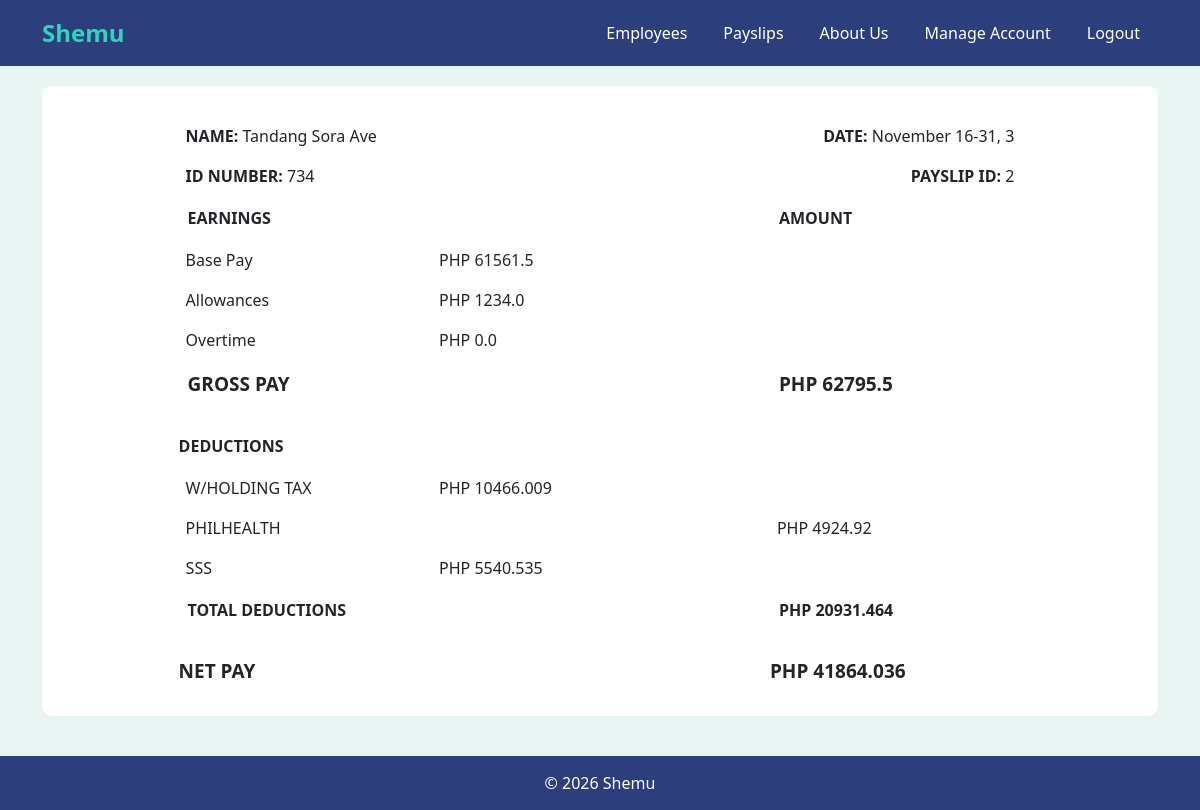
The page /view-payslip/2/2/ on the database its author committed.
### shemuapp/models.py (models this page shows, shortened)
class Payslip(models.Model): #Payslip Attributes
    id_number = models.ForeignKey('Employee', on_delete=models.CASCADE, related_name='payslips')
    month = models.CharField(max_length=20)
    date_range = models.CharField(max_length=50)
    year = models.CharField(max_length=4)
    pay_cycle = models.IntegerField()
    rate = models.FloatField()
    earnings_allowance = models.FloatField(default=0)
    deductions_tax = models.FloatField(default=0)
    deductions_health = models.FloatField(default=0)
    pag_ibig = models.FloatField(default=0)
    sss = models.FloatField(default=0)
    overtime = models.FloatField(default=0)
    total_pay = models.FloatField()
    def getCycleRate(self):
        return self.rate / 2

class Employee(models.Model):
    name = models.CharField(max_length=300)
    id_number = models.CharField(max_length=300)
    rate = models.DecimalField(max_digits=10, decimal_places=2)
    overtime_pay = models.DecimalField(max_digits=10, decimal_places=2,null=True, blank=True)
    allowance = models.DecimalField(max_digits=10, decimal_places=2, null=True, blank=True)

### shemuapp/views.py (the view)
# urls.py: path('view-payslip/<int:pk>/<int:payslip_id>/', views.view_payslip, name='view_payslip'),
def view_payslip(request, pk, payslip_id):
    account = get_object_or_404(Account, pk=pk)
    payslip = get_object_or_404(Payslip, id=payslip_id)
    gross_pay = payslip.getCycleRate() + payslip.earnings_allowance + payslip.overtime
    total_deductions = payslip.deductions_tax + payslip.pag_ibig + payslip.deductions_health + payslip.sss
    return render(request, 'view_payslip.html', {'payslip': payslip, 'pk': pk, 'gross_pay': gross_pay, 'total_deductions': total_deductions, 'current_user': account.getUsername()})

### shemuapp/models.py (called while the page is built)
    def getUsername(self):
        return self.username

### shemuapp/templates/view_payslip.html (shortened to what this page needs)
<!DOCTYPE html>
{% extends 'base.html' %}
{% block content %}
    <table style="width: 80%; border-collapse: collapse; margin: auto;">
        <tr>
            <td style="text-align: left; padding: 8px;">
                <strong>NAME:</strong> {{ payslip.id_number.name }}
            </td>
            <td style="text-align: right; padding: 8px;">
                <strong>DATE:</strong> {{ payslip.month }} {{ payslip.date_range }}, {{ payslip.year }}
            </td>
        </tr>
        <tr>
            <td style="text-align: left; padding: 8px;">
                <strong>ID NUMBER:</strong> {{ payslip.id_number.id_number }}
            </td>
            <td style="text-align: right; padding: 8px;">
                <strong>PAYSLIP ID:</strong> {{ payslip.pk }}
            </td>
        </tr>
    </table>
    <table style="width: 80%; border-collapse: collapse; margin: auto; ">
        <tr>
            <td style="padding: 10px; font-weight: bold; width: 30%">EARNINGS</td>
            <td style="width: 40%;"></td>
            <td style="padding: 10px; font-weight: bold;width: 30%;">AMOUNT</td>
        </tr>
        <tr>
            <td style="padding: 8px;">Base Pay</td>
            <td style="padding: 8px;"> PHP {{ payslip.getCycleRate }} </td>
            <td></td>
        </tr>
        <tr>
            <td style="padding: 8px;">Allowances</td>
            <td style="padding: 8px;"> PHP {{ payslip.earnings_allowance }} </td>
            <td></td>
        </tr>
        <tr>
            <td style="padding: 8px;">Overtime</td>
            <td style="padding: 8px;"> PHP {{ payslip.overtime }} </td>
            <td></td>
        </tr>
        <tr>
            <td style="padding: 10px; font-weight: bold; font-size: 19px;">
                 GROSS PAY </td>
            <td></td>
            <td style="padding: 10px; font-weight: bold; font-size: 19px;">
                PHP {{ gross_pay }} </td>
        </tr>
        <tr>
            <td style="padding-top: 25px; padding-bottom: 10px; font-weight: bold;"> DEDUCTIONS </td>
            <td></td>
            <td></td>
        </tr>
        <tr>
            <td style="padding: 8px;">W/HOLDING TAX</td>
            <td style="padding: 8px;">
                PHP {{ payslip.deductions_tax }}
            </td>
            <td></td>
        </tr>
        {% if payslip.deductions_health > 0 %}
        <tr>
            <td style="padding: 8px;">PHILHEALTH</td>
            <td></td>
            <td style="padding: 8px;">
                PHP {{ payslip.deductions_health }}
            </td>
        </tr>
        {% endif %}
        {% if payslip.sss > 0 %}
        <tr>
            <td style="padding: 8px;">SSS</td>
            <td style="padding: 8px;">
                PHP {{ payslip.sss }}
            </td>
            <td></td>
        </tr>
        {% endif %}
        <tr>
            <td style="padding: 10px; font-weight: bold;">
                TOTAL DEDUCTIONS
            </td>
            <td></td>
            <td style="padding: 10px; font-weight: bold;">
                PHP {{ total_deductions }}
            </td>
        </tr>
        <tr>
            <td style="padding-top: 25px; font-weight: bold; font-size: 19px;">
                NET PAY
            </td>
            <td></td>
            <td style="padding-top: 25px; font-weight: bold; font-size: 19px;">
                PHP {{ payslip.total_pay }}
            </td>
        </tr>
    </table>
{% endblock %}

### shemuapp/templates/base.html (style rules this page uses)
body { background-color: #E8F5F3; }

### rows shown on the page
Payslip: id_number.name "Tandang Sora Ave", month "November", date_range "16-31", year "3", id_number.id_number "734", pk "2", getCycleRate "61561.5", earnings_allowance "1234.0", overtime "0.0", deductions_tax "10466.009", deductions_health "4924.92", sss "5540.535", total_pay "41864.036"

### other values the page prints
{{ gross_pay }} "62795.5"
{{ total_deductions }} "20931.464"
